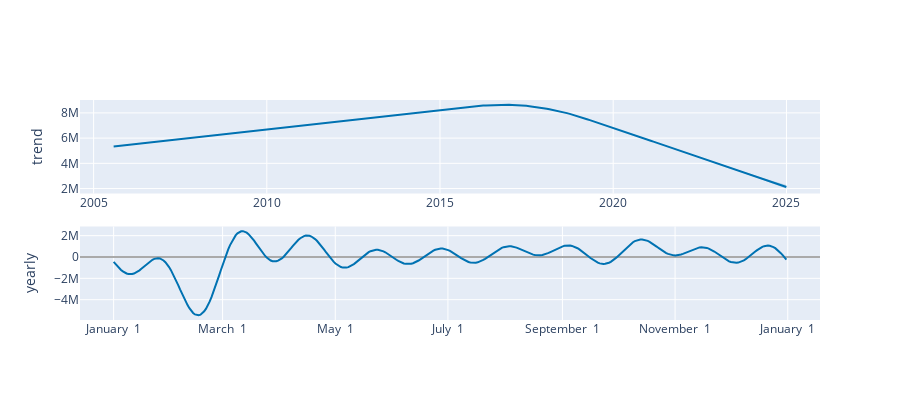

The notebook cell saved with this chart:
### Code cell
plot_components_plotly(m,forecast)

### Figure 1 — Plotly figure (JSON) as saved in the notebook; plotly's stock layout.template omitted (floating-point values rounded to 4 significant figures; data arrays with more than 128 entries replaced by an {"elided": "..."} marker saying what was removed)
{"data": [{"line": {"color": "#0072B2", "width": 2}, "mode": "lines", "name": "trend", "type": "scatter", "x": {"elided": "234 str values"}, "xaxis": "x", "y": {"elided": "234 float values"}, "yaxis": "y"}, {"line": {"color": "rgba(0, 114, 178, 0.2)", "width": 0}, "mode": "lines", "name": "trend_upper", "type": "scatter", "x": {"elided": "234 str values"}, "xaxis": "x", "y": {"elided": "234 float values"}, "yaxis": "y"}, {"fill": "tonexty", "fillcolor": "rgba(0, 114, 178, 0.2)", "line": {"color": "rgba(0, 114, 178, 0.2)", "width": 0}, "mode": "lines", "name": "trend_lower", "type": "scatter", "x": {"elided": "234 str values"}, "xaxis": "x", "y": {"elided": "234 float values"}, "yaxis": "y"}, {"line": {"color": "#0072B2", "width": 2}, "mode": "lines", "name": "yearly", "type": "scatter", "x": {"elided": "365 str values"}, "xaxis": "x2", "y": {"elided": "365 float values"}, "yaxis": "y2"}], "layout": {"height": 400, "showlegend": false, "width": 900, "xaxis": {"anchor": "y", "domain": [0, 1], "range": ["2004-08-10T08:24:00", "2025-12-20T15:36:00"], "type": "date"}, "xaxis2": {"anchor": "y2", "domain": [0, 1], "range": ["2016-12-13T18:54:02.958904", "2018-01-18T11:04:57.863013"], "tickformat": "%B %e", "type": "date"}, "yaxis": {"anchor": "x", "domain": [0.575, 1], "rangemode": "normal", "title": {"text": "trend"}, "zerolinecolor": "#AAA"}, "yaxis2": {"anchor": "x2", "domain": [0, 0.425], "title": {"text": "yearly"}, "zerolinecolor": "#AAA"}}}
